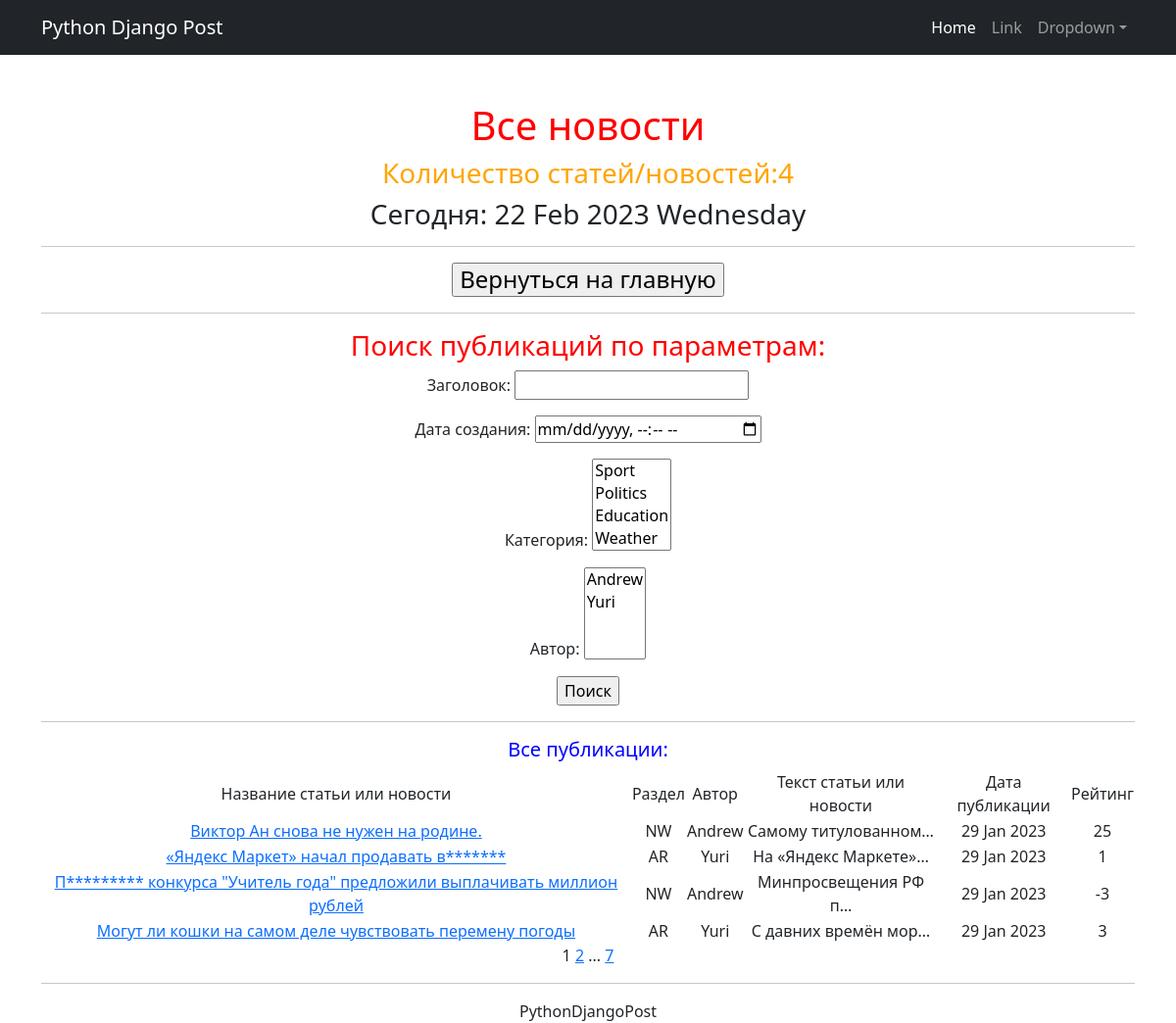
The app's page /news/search/ with its own data.
### newsportal/models.py (models this page shows, shortened)
class Post(models.Model):
    author = models.ForeignKey(Author, on_delete=models.CASCADE)
    NEWS = 'NW'
    ARTICLE = 'AR'
    CATEGORY_CHOICES = (
        (NEWS, 'Новости'),
        (ARTICLE, 'Статья'),
    )
    categoryType = models.CharField(max_length=2, choices=CATEGORY_CHOICES, default=ARTICLE)
    dateCreation = models.DateTimeField(auto_now_add=True)
    postCategory = models.ManyToManyField(Category, through='PostCategory')
    title = models.CharField(max_length=128)
    text = models.TextField()
    rating = models.SmallIntegerField(default=0)

class Author(models.Model):
    authorUser = models.OneToOneField(User, on_delete=models.CASCADE)
    ratingAuthor = models.SmallIntegerField(default=0)
    def __str__(self):
        return f'{self.authorUser.username}'

### newsportal/views.py (the view)
# urls.py: path('search/', PostSearch.as_view(), name='post_search'),
class PostSearch(ListView):
    model = Post
    template_name = 'search.html'
    context_object_name = 'post_search'
    paginate_by = 4
    def get_queryset(self):
        queryset = super().get_queryset()
        self.filterset = PostFilter(self.request.GET, queryset)
        return self.filterset.qs
    def get_context_data(self, **kwargs):
        context = super().get_context_data(**kwargs)
        context['time_now'] = datetime.utcnow()
        context['next_sale'] = None
        context['filterset'] = self.filterset
        return context

### newsportal/models.py (called while the page is built)
    def __str__(self):
        return f'{self.name}'

### newsportal/templatetags/custom_filters.py (called while the page is built)
@register.filter()
def censor(value):
   forbwords = ['припомнили', 'олимпийским', 'спортивную', 'победителю', 'лучшей', 'витамины', 'добавки', 'товары', 'поощрение', 'денежного', 'поведению', 'неправильном']
   if not isinstance(value, str):
      raise TypeError(f"Некорректный набор: '{type(value)}'Введите строковое значение")
   for word in value.split():
      if word.lower() in forbwords:
         value = value.replace(word, f"{word[0]}{'*' * (len(word) - 1)}")
   return value

@register.simple_tag(takes_context=True)
def url_replace(context, **kwargs):
   d = context['request'].GET.copy()
   for k, v in kwargs.items():
       d[k] = v
   return d.urlencode()

### newsportal/templatetags/custom_tags.py (called while the page is built)
@register.simple_tag()
def current_time(format_string='%b %d %Y'):
   return datetime.utcnow().strftime(format_string)

### templates/search.html (shortened to what this page needs)
{% extends 'flatpages/default.html' %}
{% load custom_filters %}
{% load custom_tags %}
{% block content %}
<h1><font color="red">Все новости</font></h1>
<h3><font color="orange">Количество статей/новостей:{{ post_search|length }}</font></h3>
   <h3>Сегодня: {% current_time '%d %b %Y %A' %}</h3>
<hr>
    <h4>
    <form><a href="{% url 'news_list' %}"><input type="button" value="Вернуться на главную" /></a></form>
    </h4>
<hr>
    <h3><font color="red">Поиск публикаций по параметрам:</font></h3>
   <form action="" method="get">
       {{ filterset.form.as_p }}
       <input type="submit" value="Поиск" />
   </form>
    <hr>
    <h5><font color="blue">Все публикации:</font></h5>
    {% if post_search %}
       <table>
           <tr>
               <td>Название статьи или новости</td>
               <td>Раздел</td>
               <td>Автор</td>
               <td>Текст статьи или новости</td>
               <td>Дата публикации</td>
                <td>Рейтинг</td>
           <tr>
           {% for Post in post_search %}
           <tr>
               <td>
                   <a href="{% url 'news_detail' pk=Post.id %}">{{ Post.title|censor }}</a>
               </td>
               <td>{{ Post.categoryType }}</td>
               <td>{{ Post.author.authorUser }}</td>
               <td>{{ Post.text|truncatechars:20 }}</td>
               <td>{{ Post.dateCreation|date:'d M Y ' }}</td>
                <td>{{ Post.rating }}</td>
          <tr>
           {% endfor %}
       </table>
    {% else %}
       <h2>Публикаций нет!</h2>
    {% endif %}
   {{ page_obj.number }}
   {% if page_obj.has_next %}
       <a href="?{% url_replace page=page_obj.next_page_number %}">{{ page_obj.next_page_number }}</a>
       {% if paginator.num_pages != page_obj.next_page_number %}
           ...
           <a href="?{% url_replace page=page_obj.paginator.num_pages %}">{{ page_obj.paginator.num_pages }}</a>
       {% endif %}
   {% endif %}
<hr>
    <h7>PythonDjangoPost</h7>
{% endblock content %}

### records on screen
Post: title|censor "Виктор Ан снова не нужен на родине.", categoryType "NW", author.authorUser "Andrew", text "Самому титулованном…", dateCreation "29 Jan 2023", rating "25"
Post: title|censor "«Яндекс Маркет» начал продавать в*******", categoryType "AR", author.authorUser "Yuri", text "На «Яндекс Маркете»…", dateCreation "29 Jan 2023", rating "1"
Post: title|censor "П********* конкурса \"Учитель года\" предложили выплачивать миллион рублей", categoryType "NW", author.authorUser "Andrew", text "Минпросвещения РФ п…", dateCreation "29 Jan 2023", rating "-3"
Post: title|censor "Могут ли кошки на самом деле чувствовать перемену погоды", categoryType "AR", author.authorUser "Yuri", text "С давних времён мор…", dateCreation "29 Jan 2023", rating "3"

### other values on screen
{{ post_search|length }} "4"
{{ page_obj.number }} "1"
{{ page_obj.next_page_number }} "2"
{{ page_obj.paginator.num_pages }} "7"
